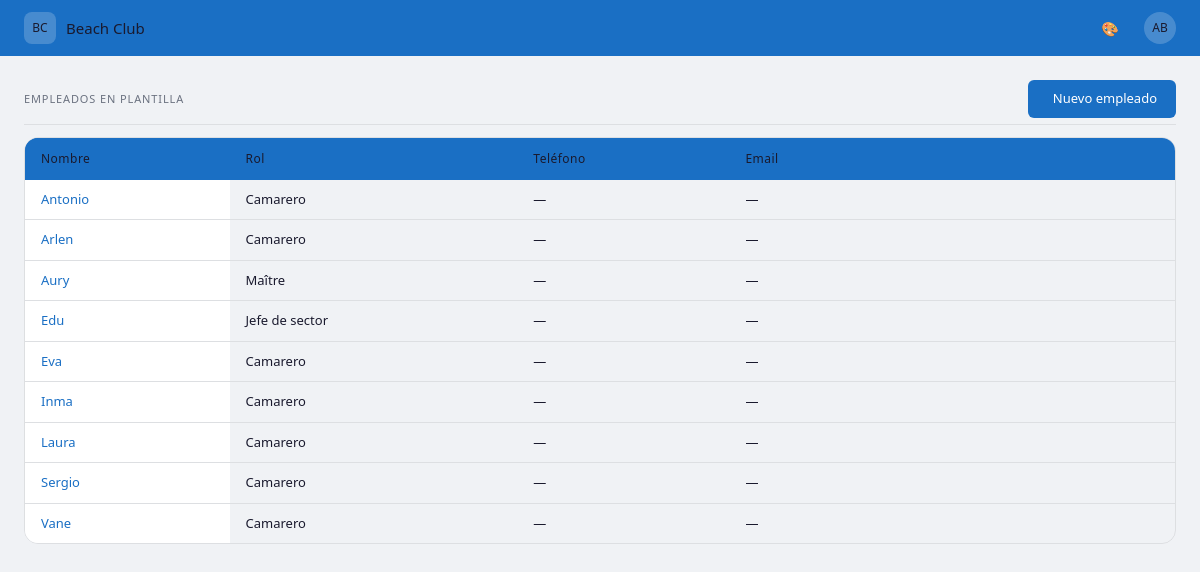
Page /personal/empleados/ on the earlier database version.
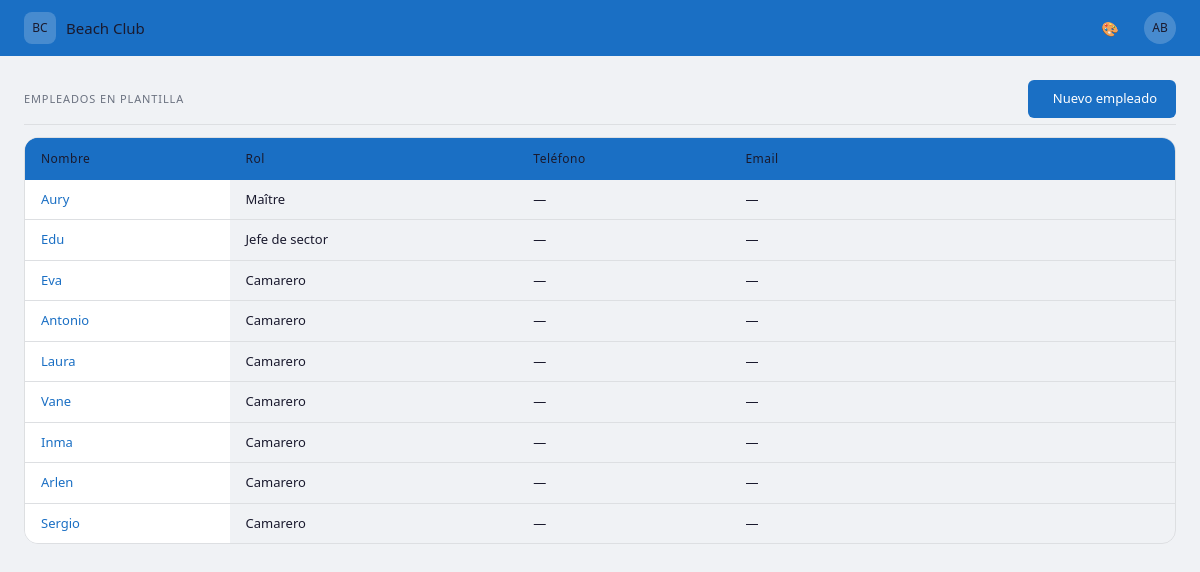
Same page on the later database version.
### personal/models.py (models this page shows, shortened)
class Empleado(models.Model):
    CONTRATO_CHOICES = [
        ('indefinido', 'Indefinido'),
        ('temporal', 'Temporal'),
        ('fijo_discontinuo', 'Fijo discontinuo'),
        ('obra_servicio', 'Obra y servicio'),
        ('practicas', 'Prácticas'),
    ]
    ROL_CHOICES = [
        ('maitre', 'Maître'),
        ('segundo_maitre', 'Segundo Maître'),
        ('jefe_sector', 'Jefe de sector'),
        ('camarero', 'Camarero'),
        ('ayudante_camarero', 'Ayudante de camarero'),
    ]
    nombre = models.CharField(max_length=100)
    apellidos = models.CharField(max_length=100, blank=True)
    rol = models.CharField(max_length=20, choices=ROL_CHOICES)
    telefono = models.CharField(max_length=20, blank=True)
    email = models.EmailField(blank=True)
    fecha_nacimiento = models.DateField(null=True, blank=True)
    activo = models.BooleanField(default=True)
    posicion = models.PositiveIntegerField(default=0)
    tipo_contrato = models.CharField(max_length=20, choices=CONTRATO_CHOICES, blank=True)
    fecha_vencimiento = models.DateField(null=True, blank=True)
    class Meta:
        verbose_name = 'Empleado'
        verbose_name_plural = 'Empleados'
        ordering = ['posicion', 'nombre']

### personal/views.py (the view)
# urls.py: path('empleados/', views.lista_empleados, name='lista_empleados'),
def lista_empleados(request):
    empleados = Empleado.objects.filter(activo=True).order_by('posicion', 'nombre')
    context = {
        'empleados': empleados,
    }
    return render(request, 'personal/lista_empleados.html', context)

### personal/templates/personal/lista_empleados.html (shortened to what this page needs)
{% extends 'core/base.html' %}
{% block content %}
<div class="bc-section">
  <div class="bc-section-header">
    <span class="bc-section-header-title">Empleados en plantilla</span>
    <a href="{% url 'nuevo_empleado' %}" class="bc-btn bc-btn-primary">
       Nuevo empleado
    </a>
  </div>
  <div class="bc-table-wrapper">
    <table class="bc-table">
      <thead>
        <tr>
          <th>Nombre</th>
          <th>Rol</th>
          <th>Teléfono</th>
          <th>Email</th>
          <th></th>
        </tr>
      </thead>
      <tbody>
        {% for empleado in empleados %}
        <tr>
          <td><a href="{% url 'detalle_empleado' empleado.pk %}" class="bc-link-plain">{{ empleado.nombre }} {{ empleado.apellidos }}</a></td>
          <td>{{ empleado.get_rol_display }}</td>
          <td>{{ empleado.telefono|default:"—" }}</td>
          <td>{{ empleado.email|default:"—" }}</td>
          <td style="display:flex; gap:4px;">
            <a href="{% url 'detalle_empleado' empleado.pk %}" class="bc-btn bc-btn-sm"></a>
            <a href="{% url 'editar_empleado' empleado.pk %}" class="bc-btn bc-btn-sm"></a>
          </td>
        </tr>
        {% empty %}
        <tr>
          <td colspan="4">No hay empleados activos</td>
        </tr>
        {% endfor %}
      </tbody>
    </table>
  </div>
</div>
{% endblock %}

Differences in the rows shown:
changed Empleado "Antonio": moves down the list
changed Empleado "Laura": moves up the list
changed Empleado "Vane": moves up the list
changed Empleado "Arlen": moves down the list
